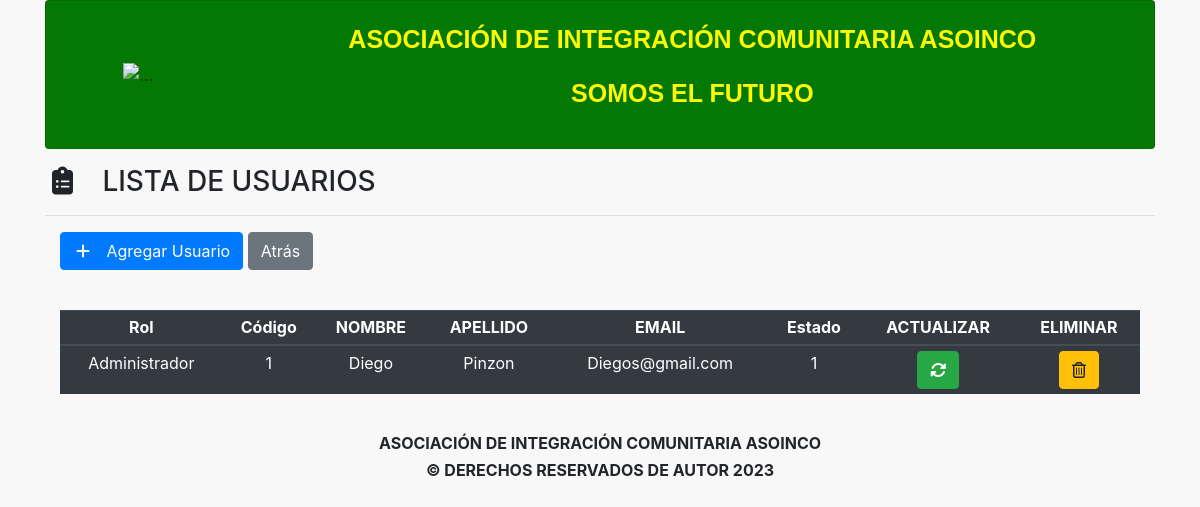
Screenshot of /?c=users&a=consultarUsuarios (signed in) with the database file from the repository.
### tables this page shows
CREATE TABLE `usuarios` (
  `rol_codigo` int(11) NOT NULL,
  `usuario_codigo` int(11) NOT NULL,
  `usuario_nombre` varchar(45) NOT NULL,
  `usuario_apellido` varchar(45) NOT NULL,
  `usuario_correo` varchar(45) NOT NULL,
  `usuario_pass` varchar(200) NOT NULL,
  `usuario_estado` tinyint(4) NOT NULL
);

CREATE TABLE `roles` (
  `rol_codigo` int(11) NOT NULL,
  `rol_nombre` varchar(45) NOT NULL
);

### models/Database.php (called while the page is built)
<?php
    class DataBase{
        public static function connection(){
            $hostname = "localhost";
            $port = "3306";
            $database = "prueba";
            $username = "root";
            $password = "";
			$pdo = new PDO("mysql:host=$hostname;port=$port;dbname=$database;charset=utf8",$username,$password);
			$pdo->setAttribute(PDO::ATTR_ERRMODE, PDO::ERRMODE_EXCEPTION);
			return $pdo;
		}
	}
?>

### models/User.php (called while the page is built, shortened)
<?php
    class User{
        private $dbh;
        protected $rolCode;
        protected $userCode;
        protected $userName;
        protected $userLastName;
        protected $userEmail;
        protected $userStatus;
        public function __construct(){
            try {
                $this->dbh = DataBase::connection();
                $a = func_get_args();
                $i = func_num_args();
                if (method_exists($this, $f = '__construct' . $i)) {
                    call_user_func_array(array($this, $f), $a);
                }
            } catch (Exception $e) {
                die($e->getMessage());
            }
        }
        public function __construct7($rolCode,$userCode,$userName,$userLastName,$userEmail,$userPass,$userStatus){
            $this->rolCode = $rolCode;
            $this->userCode = $userCode;
            $this->userName = $userName;
            $this->userLastName = $userLastName;
            $this->userEmail = $userEmail;
            $this->userStatus = $userStatus;
        }
        public function getRolCode(){
            return $this->rolCode;
        }
        public function getUserCode(){
            return $this->userCode;
        }
        public function getUserName(){
            return $this->userName;
        }
        public function getUserLastName(){
            return $this->userLastName;
        }
        public function getUserEmail(){
            return $this->userEmail;
        }
        public function getUserStatus(){
            return $this->userStatus;
        }
        public function consultarUsuarios() {
            try {
                $userList = [];
                $sql = 'SELECT * FROM USUARIOS,ROLES WHERE usuarios.rol_codigo = roles.rol_codigo';
                $stmt = $this->dbh->query($sql);
                foreach ($stmt->fetchAll() as $user) {
                    $userList[] = new User(
                        $user['rol_nombre'],
                        $user['usuario_codigo'],
                        $user['usuario_nombre'],
                        $user['usuario_apellido'],
                        $user['usuario_correo'],
                        $user['usuario_pass'],
                        $user['usuario_estado']
                    );
                }
                return $userList;
            } catch (Exception $e) {
                die($e->getMessage());
            }
        }
    }
?>

### views/modules/read_user/read.users.view.php (the view, shortened to what this page needs)
<div class="full-box page-header">
	<h3 class="text-left">
		<i class="fas fa-clipboard-list fa-fw"></i> &nbsp; LISTA DE USUARIOS
		<hr>
	</h3>
</div>
<div class="container-fluid">
	<ul class="full-box list-unstyled page-nav-tabs">
		<li>
			<a href="?c=users&a=registrarUsuarios" class="btn btn-primary"><i class="fas fa-plus fa-fw"></i> &nbsp;
				Agregar Usuario</a>
			<a href="?c=Dashboard" class="btn btn-secondary">Atrás</a>
		</li>
		<br>
	</ul>
</div>
<div class="container-fluid">
	<div class="table-responsive">
		<table class="table table-dark table-sm">
			<thead>
				<tr class="text-center roboto-medium">
					<th>Rol</th>
					<th>Código</th>
					<th>NOMBRE</th>
					<th>APELLIDO</th>
					<th>EMAIL</th>
					<th>Estado</th>
					<th>ACTUALIZAR</th>
					<th>ELIMINAR</th>
				</tr>
			</thead>
			<tbody>
				<?php foreach ($users as $user): ?>
					<tr class="text-center">
						<td>
							<?php echo $user->getRolCode(); ?>
						</td>
						<td>
							<?php echo $user->getUserCode(); ?>
						</td>
						<td>
							<?php echo $user->getUserName(); ?>
						</td>
						<td>
							<?php echo $user->getUserLastName(); ?>
						</td>
						<td>
							<?php echo $user->getUserEmail(); ?>
						</td>
						<td>
							<?php echo $user->getUserStatus(); ?>
						</td>
						<td>
							<a href="?c=Users&a=actualizarUsuarios&codigoUser=<?php echo $user->getUserCode() ?>"
								class="btn btn-success">
								<i class="fas fa-sync-alt"></i>
							</a>
						</td>
						<td>
							<a href="?c=Users&a=eliminarUsuarios&codigoUser=<?php echo $user->getUserCode() ?>"
								class="btn btn-warning">
								<i class="far fa-trash-alt"></i>
							</a>
						</td>
					</tr>
				<?php endforeach; ?>
			</tbody>
		</table>
	</div>
</div>

### assets/css/styles.css (style rules this page uses)
body { background-color: rgb(248, 248, 248); }

### rows the page displays
usuarios: rol_codigo.rol_nombre "Administrador", usuario_codigo "1", usuario_nombre "Diego", usuario_apellido "Pinzon", usuario_correo "Diegos@gmail.com", usuario_estado "1"
